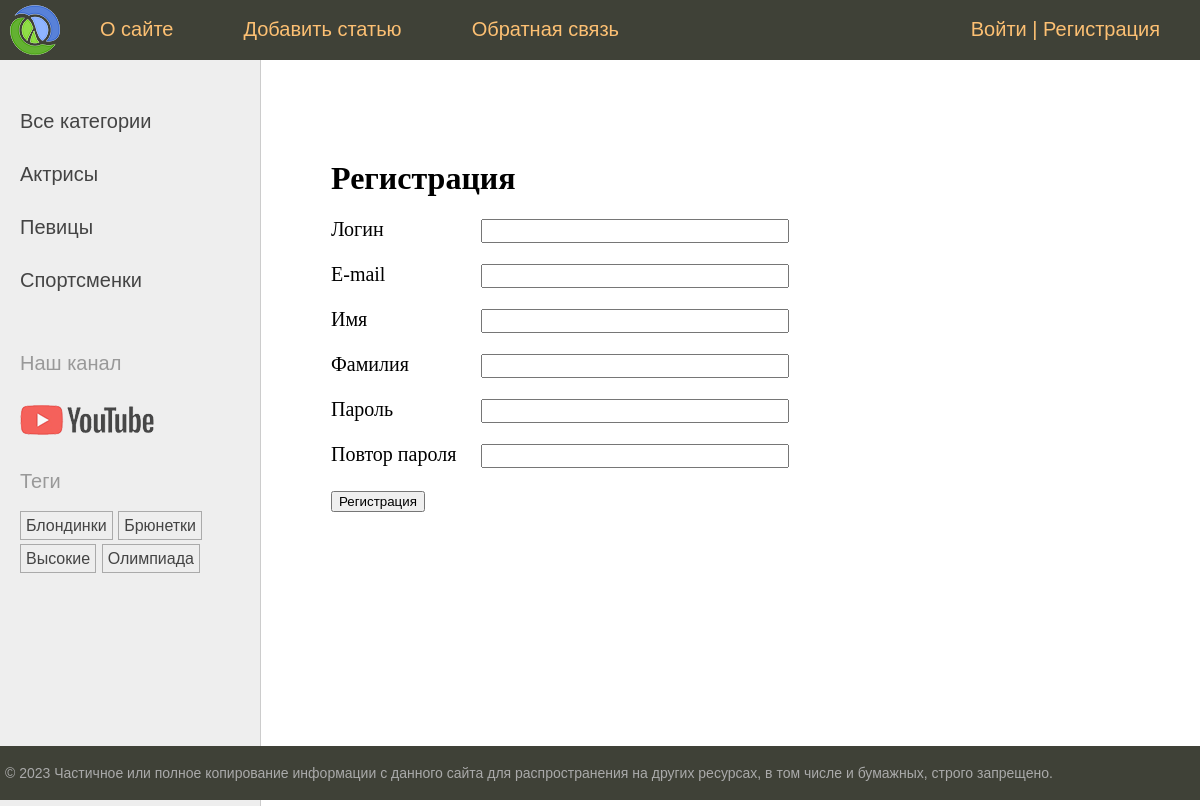
The page /users/register/ on the database its author committed.
### women/models.py (models this page shows, shortened)
class Category(models.Model):
    name = models.CharField(max_length=100, db_index=True, verbose_name="Категория")
    slug = models.SlugField(max_length=255, unique=True, db_index=True)
    class Meta:
        verbose_name = "Категория"
        verbose_name_plural = "Категории"
    def get_absolute_url(self):
        return reverse('category', kwargs={'cat_slug': self.slug})

class TagPost(models.Model):
    tag = models.CharField(max_length=100, db_index=True)
    slug = models.SlugField(max_length=255, unique=True, db_index=True)
    def get_absolute_url(self):
        return reverse('tag', kwargs={'tag_slug': self.slug})

### users/views.py (the view)
# urls.py: path('register/', views.RegisterUser.as_view(), name='register'),
class RegisterUser(CreateView):
    form_class = RegisterUserForm
    template_name = 'users/register.html'
    extra_context = {'title': "Регистрация"}
    success_url = reverse_lazy('users:login')

### users/forms.py (shortened to what this page needs)
class RegisterUserForm(UserCreationForm):
    username = forms.CharField(label="Логин", widget=forms.TextInput(attrs={'class': 'form-input'}))
    password1 = forms.CharField(label="Пароль", widget=forms.PasswordInput(attrs={'class': 'form-input'}))
    password2 = forms.CharField(label="Повтор пароля", widget=forms.PasswordInput(attrs={'class': 'form-input'}))
    class Meta:
        model = get_user_model()
        fields = ['username', 'email', 'first_name', 'last_name', 'password1','password2']
        labels = {
            'email': 'E-mail',
            'first_name': 'Имя',
            'last_name': "Фамилия "
        }
        widgets = {
            'email': forms.TextInput(attrs={'class': 'form-input'}),
            'first_name': forms.TextInput(attrs={'class': 'form-input'}),
            'last_name': forms.TextInput(attrs={'class': 'form-input'})
        }

### users/context_processors.py (called while the page is built)
def get_women_context(request):
    return {'mainmenu': menu}

### women/templatetags/women_tags.py (called while the page is built)
@register.inclusion_tag('women/list_categories.html')
def show_categories(cat_selected=0):
    cats = Category.objects.annotate(x=Count('posts')).filter(x__gt=0)
    return {'cats':cats,'cat_selected':cat_selected}

@register.inclusion_tag('women/list_tags.html') #создадим шаблон с названием list_tags.html в women
def show_all_tags(): # воспользуемся им, и перейдем в base.html
    return {'tags': TagPost.objects.annotate(total=Count('tags')).filter(total__gt=0)}

### users/templates/users/register.html (shortened to what this page needs)
{% extends 'base.html' %}
{% block content %}
<h1>Регистрация</h1>
<form method="post">
    {% for f in form %}
    <p><label class="form-label" for="{{f.id_for_label }}">{{ f.label }}</label>{{ f }}</p>
    {% endfor %}
    <p><button type="submit">Регистрация</button></p>
</form>
{% endblock %}

### women/templates/women/list_categories.html
{% for cat in cats %}
{% if cat.id == cat_selected %}
<li class="selected">{{cat.name}}</li>
{% else %}
<li><a href="{{ cat.get_absolute_url }}">{{cat.name}}</a></li>
{% endif %}
{% endfor %}

### women/templates/women/list_tags.html
{% if tags %}
    <p>Теги</p>
    <ul class="tags-list">
        {% for t in tags %}
        <li><a href="{{t.get_absolute_url}}">{{t.tag}}</a></li>
        {% endfor %}
    </ul>
{% endif %}

### women/static/women/css/styles.css (style rules this page uses)
html, body { font-family: 'Arial'; margin: 0; padding: 0; height: 100%; width: 100%; color: #444; }
a { color: #0059b2; text-decoration: none; }
.left-chapters ul { width: 230px; margin: 0; padding: 20px 10px 10px 20px; list-style: none; font-size: 20px; }
.left-chapters ul li { margin: 30px 0 0 0; color: #999; }
.left-chapters ul li a { color: #444; text-decoration: none; }
ul.tags-list { width: 100%; margin: 0; padding: 0; list-style: none; }
ul.tags-list li { margin: 0; padding: 0 0 10px; display: inline-block; }
ul.tags-list li a { padding: 5px; font-size: 16px; border: 1px solid #aaa; }
.content-text h1 { font-size: 32px; }
.form-input { width: 300px; font-size: 16px; }
.form-label { display: inline-block; min-width: 150px; vertical-align: top; }

### rows shown on the page
Category: name "Актрисы"
Category: name "Певицы"
Category: name "Спортсменки"
TagPost: tag "Блондинки"
TagPost: tag "Брюнетки"
TagPost: tag "Высокие"
TagPost: tag "Олимпиада"

### other values the page prints
{{ m.title }} "О сайте" "Добавить статью" "Обратная связь"
{{ f.label }} "Логин" "E-mail" "Имя" "Фамилия" "Пароль" "Повтор пароля"
